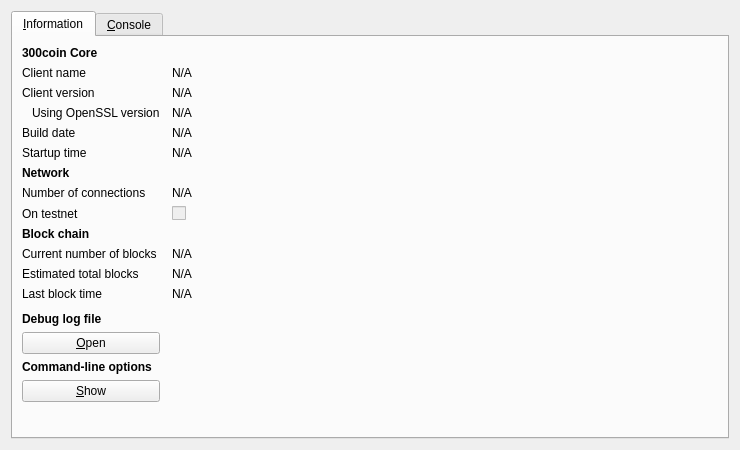
<?xml version="1.0" encoding="UTF-8"?>
<ui version="4.0">
 <class>RPCConsole</class>
 <widget class="QDialog" name="RPCConsole">
  <property name="geometry">
   <rect>
    <x>0</x>
    <y>0</y>
    <width>740</width>
    <height>450</height>
   </rect>
  </property>
  <property name="windowTitle">
   <string>300coin - Debug window</string>
  </property>
  <layout class="QVBoxLayout" name="verticalLayout_2">
   <item>
    <widget class="QTabWidget" name="tabWidget">
     <property name="currentIndex">
      <number>0</number>
     </property>
     <widget class="QWidget" name="tab_info">
      <attribute name="title">
       <string>&amp;Information</string>
      </attribute>
      <layout class="QGridLayout" name="gridLayout" columnstretch="0,1">
       <property name="horizontalSpacing">
        <number>12</number>
       </property>
       <item row="0" column="0">
        <widget class="QLabel" name="label_9">
         <property name="font">
          <font>
           <weight>75</weight>
           <bold>true</bold>
          </font>
         </property>
         <property name="text">
          <string>300coin Core</string>
         </property>
        </widget>
       </item>
       <item row="1" column="0">
        <widget class="QLabel" name="label_5">
         <property name="text">
          <string>Client name</string>
         </property>
        </widget>
       </item>
       <item row="1" column="1">
        <widget class="QLabel" name="clientName">
         <property name="cursor">
          <cursorShape>IBeamCursor</cursorShape>
         </property>
         <property name="text">
          <string>N/A</string>
         </property>
         <property name="textFormat">
          <enum>Qt::PlainText</enum>
         </property>
         <property name="textInteractionFlags">
          <set>Qt::LinksAccessibleByMouse|Qt::TextSelectableByKeyboard|Qt::TextSelectableByMouse</set>
         </property>
        </widget>
       </item>
       <item row="2" column="0">
        <widget class="QLabel" name="label_6">
         <property name="text">
          <string>Client version</string>
         </property>
        </widget>
       </item>
       <item row="2" column="1">
        <widget class="QLabel" name="clientVersion">
         <property name="cursor">
          <cursorShape>IBeamCursor</cursorShape>
         </property>
         <property name="text">
          <string>N/A</string>
         </property>
         <property name="textFormat">
          <enum>Qt::PlainText</enum>
         </property>
         <property name="textInteractionFlags">
          <set>Qt::LinksAccessibleByMouse|Qt::TextSelectableByKeyboard|Qt::TextSelectableByMouse</set>
         </property>
        </widget>
       </item>
       <item row="3" column="0">
        <widget class="QLabel" name="label_14">
         <property name="text">
          <string>Using OpenSSL version</string>
         </property>
         <property name="indent">
          <number>10</number>
         </property>
        </widget>
       </item>
       <item row="3" column="1">
        <widget class="QLabel" name="openSSLVersion">
         <property name="cursor">
          <cursorShape>IBeamCursor</cursorShape>
         </property>
         <property name="text">
          <string>N/A</string>
         </property>
         <property name="textFormat">
          <enum>Qt::PlainText</enum>
         </property>
         <property name="textInteractionFlags">
          <set>Qt::LinksAccessibleByMouse|Qt::TextSelectableByKeyboard|Qt::TextSelectableByMouse</set>
         </property>
        </widget>
       </item>
       <item row="4" column="0">
        <widget class="QLabel" name="label_12">
         <property name="text">
          <string>Build date</string>
         </property>
        </widget>
       </item>
       <item row="4" column="1">
        <widget class="QLabel" name="buildDate">
         <property name="cursor">
          <cursorShape>IBeamCursor</cursorShape>
         </property>
         <property name="text">
          <string>N/A</string>
         </property>
         <property name="textFormat">
          <enum>Qt::PlainText</enum>
         </property>
         <property name="textInteractionFlags">
          <set>Qt::LinksAccessibleByMouse|Qt::TextSelectableByKeyboard|Qt::TextSelectableByMouse</set>
         </property>
        </widget>
       </item>
       <item row="5" column="0">
        <widget class="QLabel" name="label_13">
         <property name="text">
          <string>Startup time</string>
         </property>
        </widget>
       </item>
       <item row="5" column="1">
        <widget class="QLabel" name="startupTime">
         <property name="cursor">
          <cursorShape>IBeamCursor</cursorShape>
         </property>
         <property name="text">
          <string>N/A</string>
         </property>
         <property name="textFormat">
          <enum>Qt::PlainText</enum>
         </property>
         <property name="textInteractionFlags">
          <set>Qt::LinksAccessibleByMouse|Qt::TextSelectableByKeyboard|Qt::TextSelectableByMouse</set>
         </property>
        </widget>
       </item>
       <item row="6" column="0">
        <widget class="QLabel" name="label_11">
         <property name="font">
          <font>
           <weight>75</weight>
           <bold>true</bold>
          </font>
         </property>
         <property name="text">
          <string>Network</string>
         </property>
        </widget>
       </item>
       <item row="7" column="0">
        <widget class="QLabel" name="label_7">
         <property name="text">
          <string>Number of connections</string>
         </property>
        </widget>
       </item>
       <item row="7" column="1">
        <widget class="QLabel" name="numberOfConnections">
         <property name="cursor">
          <cursorShape>IBeamCursor</cursorShape>
         </property>
         <property name="text">
          <string>N/A</string>
         </property>
         <property name="textFormat">
          <enum>Qt::PlainText</enum>
         </property>
         <property name="textInteractionFlags">
          <set>Qt::LinksAccessibleByMouse|Qt::TextSelectableByKeyboard|Qt::TextSelectableByMouse</set>
         </property>
        </widget>
       </item>
       <item row="8" column="0">
        <widget class="QLabel" name="label_8">
         <property name="text">
          <string>On testnet</string>
         </property>
        </widget>
       </item>
       <item row="8" column="1">
        <widget class="QCheckBox" name="isTestNet">
         <property name="enabled">
          <bool>false</bool>
         </property>
         <property name="text">
          <string/>
         </property>
        </widget>
       </item>
       <item row="9" column="0">
        <widget class="QLabel" name="label_10">
         <property name="font">
          <font>
           <weight>75</weight>
           <bold>true</bold>
          </font>
         </property>
         <property name="text">
          <string>Block chain</string>
         </property>
        </widget>
       </item>
       <item row="10" column="0">
        <widget class="QLabel" name="label_3">
         <property name="text">
          <string>Current number of blocks</string>
         </property>
        </widget>
       </item>
       <item row="10" column="1">
        <widget class="QLabel" name="numberOfBlocks">
         <property name="cursor">
          <cursorShape>IBeamCursor</cursorShape>
         </property>
         <property name="text">
          <string>N/A</string>
         </property>
         <property name="textFormat">
          <enum>Qt::PlainText</enum>
         </property>
         <property name="textInteractionFlags">
          <set>Qt::LinksAccessibleByMouse|Qt::TextSelectableByKeyboard|Qt::TextSelectableByMouse</set>
         </property>
        </widget>
       </item>
       <item row="11" column="0">
        <widget class="QLabel" name="label_4">
         <property name="text">
          <string>Estimated total blocks</string>
         </property>
        </widget>
       </item>
       <item row="11" column="1">
        <widget class="QLabel" name="totalBlocks">
         <property name="cursor">
          <cursorShape>IBeamCursor</cursorShape>
         </property>
         <property name="text">
          <string>N/A</string>
         </property>
         <property name="textFormat">
          <enum>Qt::PlainText</enum>
         </property>
         <property name="textInteractionFlags">
          <set>Qt::LinksAccessibleByMouse|Qt::TextSelectableByKeyboard|Qt::TextSelectableByMouse</set>
         </property>
        </widget>
       </item>
       <item row="12" column="0">
        <widget class="QLabel" name="label_2">
         <property name="text">
          <string>Last block time</string>
         </property>
        </widget>
       </item>
       <item row="12" column="1">
        <widget class="QLabel" name="lastBlockTime">
         <property name="cursor">
          <cursorShape>IBeamCursor</cursorShape>
         </property>
         <property name="text">
          <string>N/A</string>
         </property>
         <property name="textFormat">
          <enum>Qt::PlainText</enum>
         </property>
         <property name="textInteractionFlags">
          <set>Qt::LinksAccessibleByMouse|Qt::TextSelectableByKeyboard|Qt::TextSelectableByMouse</set>
         </property>
        </widget>
       </item>
       <item row="13" column="0">
        <spacer name="verticalSpacer_2">
         <property name="orientation">
          <enum>Qt::Vertical</enum>
         </property>
         <property name="sizeHint" stdset="0">
          <size>
           <width>20</width>
           <height>20</height>
          </size>
         </property>
        </spacer>
       </item>
       <item row="14" column="0">
        <widget class="QLabel" name="labelDebugLogfile">
         <property name="font">
          <font>
           <weight>75</weight>
           <bold>true</bold>
          </font>
         </property>
         <property name="text">
          <string>Debug log file</string>
         </property>
        </widget>
       </item>
       <item row="15" column="0">
        <widget class="QPushButton" name="openDebugLogfileButton">
         <property name="toolTip">
          <string>&lt;html&gt;&lt;head/&gt;&lt;body&gt;&lt;p&gt;Open the 300coin debug log file from the current data directory. This can take a few seconds for large log files.&lt;/p&gt;&lt;/body&gt;&lt;/html&gt;</string>
         </property>
         <property name="text">
          <string>&amp;Open</string>
         </property>
         <property name="autoDefault">
          <bool>false</bool>
         </property>
        </widget>
       </item>
       <item row="16" column="0">
        <widget class="QLabel" name="labelCLOptions">
         <property name="font">
          <font>
           <weight>75</weight>
           <bold>true</bold>
          </font>
         </property>
         <property name="text">
          <string>Command-line options</string>
         </property>
        </widget>
       </item>
       <item row="17" column="0">
        <widget class="QPushButton" name="showCLOptionsButton">
         <property name="toolTip">
          <string>&lt;html&gt;&lt;head/&gt;&lt;body&gt;&lt;p&gt;Show the 300coin-Qt help message to get a list with possible 300coin command-line options.&lt;/p&gt;&lt;/body&gt;&lt;/html&gt;</string>
         </property>
         <property name="text">
          <string>&amp;Show</string>
         </property>
         <property name="autoDefault">
          <bool>false</bool>
         </property>
        </widget>
       </item>
       <item row="18" column="0">
        <spacer name="verticalSpacer">
         <property name="orientation">
          <enum>Qt::Vertical</enum>
         </property>
         <property name="sizeHint" stdset="0">
          <size>
           <width>20</width>
           <height>40</height>
          </size>
         </property>
        </spacer>
       </item>
      </layout>
     </widget>
     <widget class="QWidget" name="tab_console">
      <attribute name="title">
       <string>&amp;Console</string>
      </attribute>
      <layout class="QVBoxLayout" name="verticalLayout_3">
       <property name="spacing">
        <number>3</number>
       </property>
       <item>
        <widget class="QTextEdit" name="messagesWidget">
         <property name="minimumSize">
          <size>
           <width>0</width>
           <height>100</height>
          </size>
         </property>
         <property name="readOnly">
          <bool>true</bool>
         </property>
         <property name="tabKeyNavigation" stdset="0">
          <bool>false</bool>
         </property>
         <property name="columnCount" stdset="0">
          <number>2</number>
         </property>
        </widget>
       </item>
       <item>
        <layout class="QHBoxLayout" name="horizontalLayout">
         <property name="spacing">
          <number>3</number>
         </property>
         <item>
          <widget class="QLabel" name="label">
           <property name="text">
            <string notr="true">&gt;</string>
           </property>
          </widget>
         </item>
         <item>
          <widget class="QLineEdit" name="lineEdit"/>
         </item>
         <item>
          <widget class="QPushButton" name="clearButton">
           <property name="maximumSize">
            <size>
             <width>24</width>
             <height>24</height>
            </size>
           </property>
           <property name="toolTip">
            <string>Clear console</string>
           </property>
           <property name="text">
            <string/>
           </property>
           <property name="icon">
            <iconset resource="../bitcoin.qrc">
             <normaloff>:/icons/remove</normaloff>:/icons/remove</iconset>
           </property>
           <property name="shortcut">
            <string notr="true">Ctrl+L</string>
           </property>
           <property name="autoDefault">
            <bool>false</bool>
           </property>
          </widget>
         </item>
        </layout>
       </item>
      </layout>
     </widget>
    </widget>
   </item>
  </layout>
 </widget>
 <resources>
  <include location="../bitcoin.qrc"/>
 </resources>
 <connections/>
</ui>
